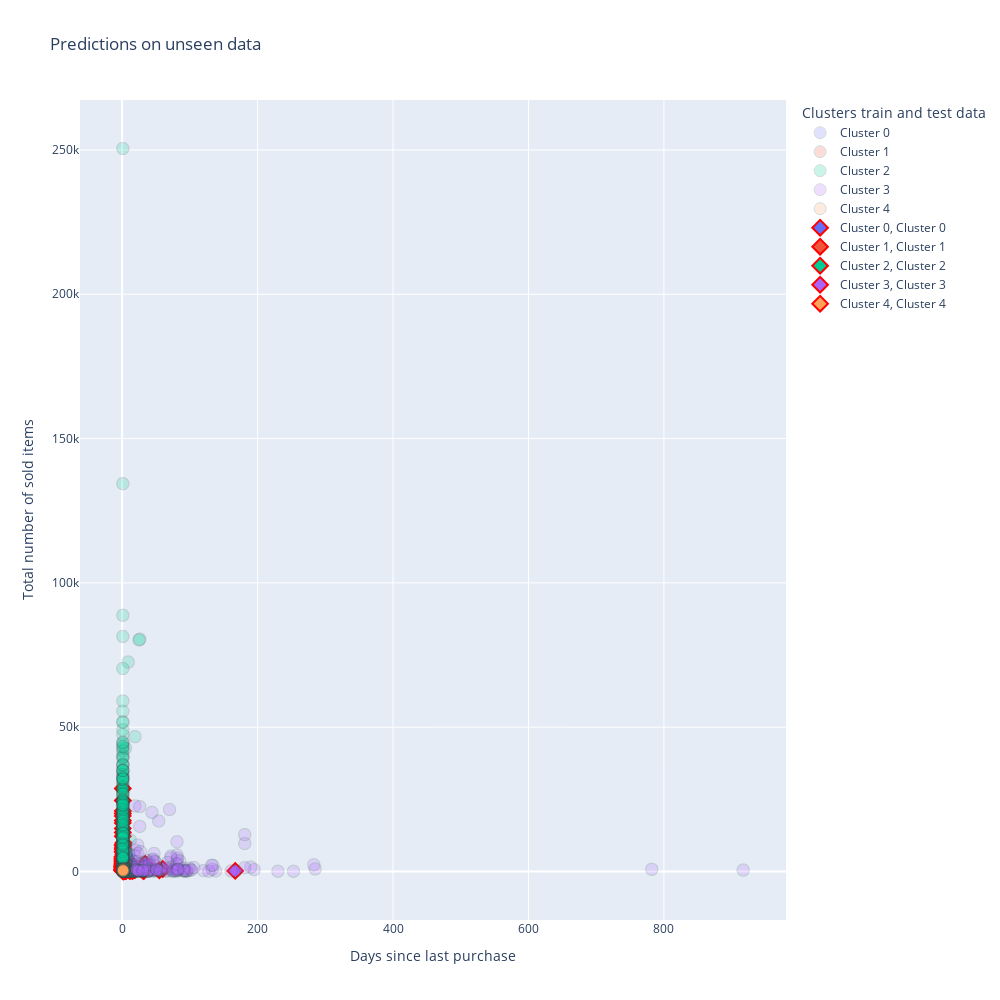

Here is the notebook cell this chart was saved with:
### Code cell
# Calculate and evaluate the prediction of the model on unseen data

predictions(model, model_results, data_unseen)

### Figure 1 — Plotly figure (JSON) as saved in the notebook; plotly's stock layout.template omitted (floating-point values rounded to 4 significant figures; data arrays with more than 128 entries replaced by an {"elided": "..."} marker saying what was removed)
{"data": [{"hovertemplate": "color=Cluster 0<br>x=%{x}<br>y=%{y}<extra></extra>", "legendgroup": "Cluster 0", "marker": {"color": "#636efa", "line": {"color": "DarkSlateGrey", "width": 1}, "opacity": 0.2, "size": 12, "symbol": "circle"}, "mode": "markers", "name": "Cluster 0", "showlegend": true, "type": "scattergl", "x": {"elided": "400 int values"}, "xaxis": "x", "y": {"elided": "400 int values"}, "yaxis": "y"}, {"hovertemplate": "color=Cluster 1<br>x=%{x}<br>y=%{y}<extra></extra>", "legendgroup": "Cluster 1", "marker": {"color": "#EF553B", "line": {"color": "DarkSlateGrey", "width": 1}, "opacity": 0.2, "size": 12, "symbol": "circle"}, "mode": "markers", "name": "Cluster 1", "showlegend": true, "type": "scattergl", "x": {"elided": "1152 int values"}, "xaxis": "x", "y": {"elided": "1152 int values"}, "yaxis": "y"}, {"hovertemplate": "color=Cluster 2<br>x=%{x}<br>y=%{y}<extra></extra>", "legendgroup": "Cluster 2", "marker": {"color": "#00cc96", "line": {"color": "DarkSlateGrey", "width": 1}, "opacity": 0.2, "size": 12, "symbol": "circle"}, "mode": "markers", "name": "Cluster 2", "showlegend": true, "type": "scattergl", "x": {"elided": "567 int values"}, "xaxis": "x", "y": {"elided": "567 int values"}, "yaxis": "y"}, {"hovertemplate": "color=Cluster 3<br>x=%{x}<br>y=%{y}<extra></extra>", "legendgroup": "Cluster 3", "marker": {"color": "#ab63fa", "line": {"color": "DarkSlateGrey", "width": 1}, "opacity": 0.2, "size": 12, "symbol": "circle"}, "mode": "markers", "name": "Cluster 3", "showlegend": true, "type": "scattergl", "x": {"elided": "155 int values"}, "xaxis": "x", "y": {"elided": "155 int values"}, "yaxis": "y"}, {"hovertemplate": "color=Cluster 4<br>x=%{x}<br>y=%{y}<extra></extra>", "legendgroup": "Cluster 4", "marker": {"color": "#FFA15A", "line": {"color": "DarkSlateGrey", "width": 1}, "opacity": 0.2, "size": 12, "symbol": "circle"}, "mode": "markers", "name": "Cluster 4", "showlegend": true, "type": "scattergl", "x": {"elided": "623 int values"}, "xaxis": "x", "y": {"elided": "623 int values"}, "yaxis": "y"}, {"hovertemplate": "color=Cluster 0<br>symbol=Cluster 0<br>x=%{x}<br>y=%{y}<extra></extra>", "legendgroup": "Cluster 0, Cluster 0", "marker": {"color": "#636efa", "line": {"color": "Red", "width": 2}, "size": 12, "symbol": "diamond"}, "mode": "markers", "name": "Cluster 0, Cluster 0", "orientation": "v", "showlegend": true, "type": "scatter", "x": [4, 9, 14, 4, 5, 5, 17, 5, 8, 6, 16, 5, 4, 16, 12, 6, 6, 4, 11, 5, 12, 19, 7, 15, 5, 5, 6, 16, 15, 4], "xaxis": "x", "y": [395, 1207, 796, 497, 685, 266, 429, 367, 1025, 1886, 869, 223, 610, 871, 2022, 597, 235, 180, 274, 347, 234, 545, 2558, 144, 1145, 1586, 1743, 1027, 2003, 934], "yaxis": "y"}, {"hovertemplate": "color=Cluster 1<br>symbol=Cluster 1<br>x=%{x}<br>y=%{y}<extra></extra>", "legendgroup": "Cluster 1, Cluster 1", "marker": {"color": "#EF553B", "line": {"color": "Red", "width": 2}, "size": 12, "symbol": "diamond"}, "mode": "markers", "name": "Cluster 1, Cluster 1", "orientation": "v", "showlegend": true, "type": "scatter", "x": [1, 1, 1, 1, 1, 3, 1, 1, 1, 1, 1, 1, 1, 1, 1, 1, 1, 1, 1, 1, 1, 2, 1, 1, 1, 1, 1, 1, 1, 1, 2, 1, 3, 3, 1, 2, 2, 1, 2, 1, 1, 1, 2, 2, 1, 1, 1, 1, 1], "xaxis": "x", "y": [2376, 2290, 2557, 1724, 998, 1320, 1313, 1332, 2909, 3703, 2596, 3604, 1160, 1804, 1408, 3280, 1738, 3044, 2045, 4140, 4168, 1027, 3366, 1483, 1923, 1860, 3752, 2142, 1828, 1657, 3155, 1893, 2417, 1156, 2759, 2161, 1636, 1841, 1508, 3660, 2170, 1174, 1212, 1723, 1195, 2579, 1592, 1517, 1865], "yaxis": "y"}, {"hovertemplate": "color=Cluster 2<br>symbol=Cluster 2<br>x=%{x}<br>y=%{y}<extra></extra>", "legendgroup": "Cluster 2, Cluster 2", "marker": {"color": "#00cc96", "line": {"color": "Red", "width": 2}, "size": 12, "symbol": "diamond"}, "mode": "markers", "name": "Cluster 2, Cluster 2", "orientation": "v", "showlegend": true, "type": "scatter", "x": [1, 1, 1, 1, 1, 1, 1, 1, 1, 1, 2, 1, 1, 1, 1, 1, 1, 1, 1, 3, 1, 1, 1, 3, 1, 2, 1, 1], "xaxis": "x", "y": [5162, 28780, 14949, 24586, 6731, 16850, 6965, 9383, 5101, 19278, 5875, 4934, 5156, 4396, 20097, 17695, 7727, 4355, 8124, 4831, 12226, 4502, 4445, 5841, 8893, 9940, 13510, 20996], "yaxis": "y"}, {"hovertemplate": "color=Cluster 3<br>symbol=Cluster 3<br>x=%{x}<br>y=%{y}<extra></extra>", "legendgroup": "Cluster 3, Cluster 3", "marker": {"color": "#ab63fa", "line": {"color": "Red", "width": 2}, "size": 12, "symbol": "diamond"}, "mode": "markers", "name": "Cluster 3, Cluster 3", "orientation": "v", "showlegend": true, "type": "scatter", "x": [60, 167, 55, 32, 28, 34, 31], "xaxis": "x", "y": [893, 224, 391, 206, 831, 2644, 256], "yaxis": "y"}, {"hovertemplate": "color=Cluster 4<br>symbol=Cluster 4<br>x=%{x}<br>y=%{y}<extra></extra>", "legendgroup": "Cluster 4, Cluster 4", "marker": {"color": "#FFA15A", "line": {"color": "Red", "width": 2}, "size": 12, "symbol": "diamond"}, "mode": "markers", "name": "Cluster 4, Cluster 4", "orientation": "v", "showlegend": true, "type": "scatter", "x": [1, 3, 2, 2, 1, 1, 1, 1, 3, 1, 1, 1, 1, 1, 1, 2, 2, 3, 1, 2, 1, 1, 1, 1, 3, 1, 1, 1, 1, 2, 1, 1, 1, 1, 1, 2, 1, 2], "xaxis": "x", "y": [463, 407, 410, 869, 685, 786, 885, 290, 252, 820, 711, 438, 475, 290, 718, 321, 546, 878, 855, 331, 757, 322, 778, 474, 836, 597, 166, 165, 371, 378, 387, 744, 587, 314, 397, 74, 308, 125], "yaxis": "y"}], "layout": {"autosize": false, "height": 1000, "legend": {"title": {"text": "Clusters train and test data"}, "tracegroupgap": 0}, "title": {"text": "Predictions on unseen data"}, "width": 1000, "xaxis": {"anchor": "y", "domain": [0, 1], "title": {"text": "Days since last purchase"}}, "yaxis": {"anchor": "x", "domain": [0, 1], "title": {"text": "Total number of sold items"}}}}
